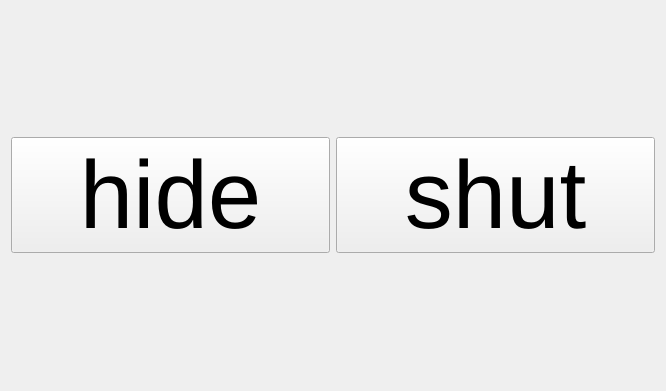
<?xml version="1.0" encoding="UTF-8"?>
<ui version="4.0">
 <class>TcpServer</class>
 <widget class="QWidget" name="TcpServer">
  <property name="geometry">
   <rect>
    <x>0</x>
    <y>0</y>
    <width>666</width>
    <height>391</height>
   </rect>
  </property>
  <property name="windowTitle">
   <string>TcpServer</string>
  </property>
  <layout class="QVBoxLayout" name="verticalLayout">
   <item>
    <layout class="QHBoxLayout" name="horizontalLayout">
     <item>
      <widget class="QPushButton" name="pushButton_2">
       <property name="font">
        <font>
         <pointsize>72</pointsize>
        </font>
       </property>
       <property name="text">
        <string>hide</string>
       </property>
      </widget>
     </item>
     <item>
      <widget class="QPushButton" name="pushButton_3">
       <property name="font">
        <font>
         <pointsize>72</pointsize>
        </font>
       </property>
       <property name="text">
        <string>shut</string>
       </property>
      </widget>
     </item>
    </layout>
   </item>
  </layout>
 </widget>
 <resources/>
 <connections/>
</ui>
